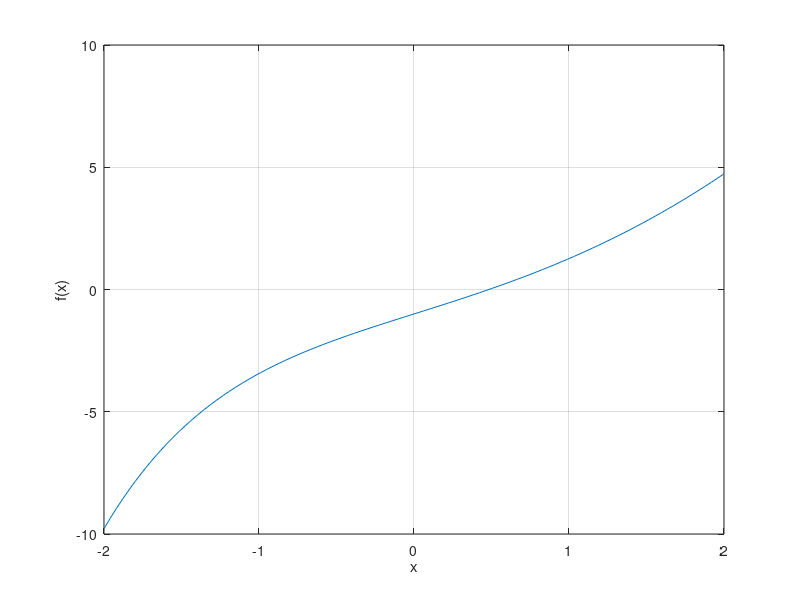

Here is the MATLAB script that generated this plot:
%===============================================================================
% Fichier: L2E1.m
% Auteurs: Marc-Olivier Fecteau, Aryel Morin-Mercier
% Description: Exercice 1 du laboratoire 2 de S3 GRO APP 7
%===============================================================================

clear
clc

%% Exercice 1

% Exercice 1a
f = @(x) 1 + x.^2 - 2.*exp(-x);
df = @(x) 2.*x + 2.*exp(-x);

% Exercice 1b
x = linspace(-2, 2, 100);

figure(1)
plot(x, f(x));
xlabel('x');
ylabel('f(x)');
box on;
grid on;

  % R: La fonction semble posséder un zéro potentiel, et elle tend vers 0.49.

% Exercice 1c
x0 = 0.5;
N = 5;
x_a = x0;
for (i = 1:1:N)
  x_b = x_a - f(x_a) / df(x_a);
  x_a = x_b;
end

% Exercice 1d
absTol = 1e-3;
x_a = x0;
x_b = 0;
while (abs(x_b - x_a) > absTol)
  x_a = x_b;
  x_b = x_a - f(x_a) / df(x_a);
end

% Exercice 1e
relTol = 1e-4;
x_a = x0;
x_b = 0;
while (abs(x_b/x_a - 1) > absTol)
  x_a = x_b;
  x_b = x_a - f(x_a) / df(x_a);
end

% Exercice 1f
x_a = x0;
x_b = 0;
while (abs(f(x_b)) > absTol)
  x_a = x_b;
  x_b = x_a - f(x_a) / df(x_a);
  disp(x_b)
end


